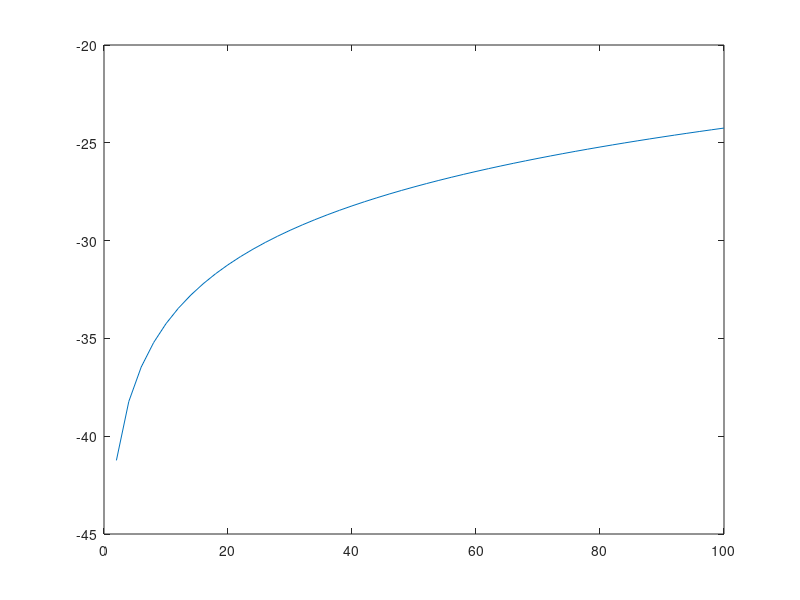
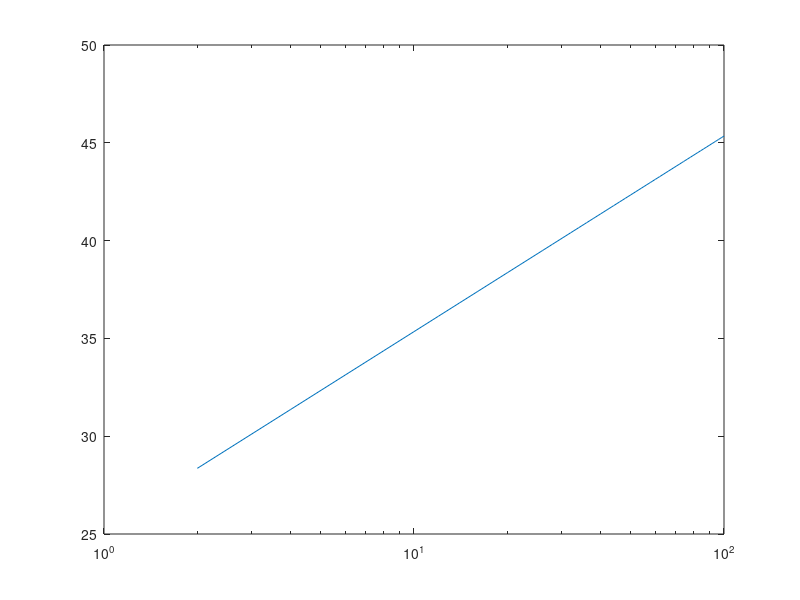

Reproduce these figures in MATLAB, in order.


kB          = 1.38e-23;
Tn          = 290;
f_c         = 10.7e9;
c           = 3*10^8;
lambda      = c/f_c;

bw          = 240e6;

f_s         = 2*bw;

NF_lin      = 10^(1.4/10);

L_lin       = 10^(6.0/10);

Arx         = 1;

R_orbit     = 500e3;

R_target    = 200;

rcs_m2      = 0:2:100;

EIRP        = 50;

pri         = 1/750;

prf         = 750;

speed       = 7.62e3;



% Total noise power over full bandwidth
Pn_total    = kB * Tn * bw * NF_lin * L_lin;

Grx_dB  = 17;                        % your gain in dB
Grx_lin = db2pow(Grx_dB);

% Sig reference
sig_ref = db2pow(EIRP) * (lambda^2/(4*pi)) / (4*pi*R_orbit^2) * Grx_lin;

snr_ref = 10*log10(sig_ref/Pn_total);

sig_target = sig_ref * rcs_m2./( 4 * pi * R_target.^2);

snr_target =  10*log10(sig_target/Pn_total);


N_sync      = round(f_s / (prf * 302));
MF_gain_dB  = 10*log10(N_sync);
fprintf('Range processing gain: %.1f dB\n', MF_gain_dB);

beam_angle = (2.5/360)*2*pi;
beamwid = 2*tan(beam_angle) * R_orbit;

% Synthetic aperture length
beamdwell   = beamwid / (speed);   % time target is in beam (s)
N_az         = round(prf * beamdwell);       % number of pulses in aperture
az_gain_dB   = 10*log10(N_az);
fprintf('Azimuth processing gain: %.1f dB\n', az_gain_dB);

total_gain_dB = MF_gain_dB + az_gain_dB;
fprintf('Total SAR processing gain: %.1f dB\n', total_gain_dB);

figure(1)
plot(rcs_m2, snr_target);



figure(2)
SNR_postprocs = snr_target + total_gain_dB;
semilogx(rcs_m2, SNR_postprocs);

%calculate required rcs at 1.2 km
